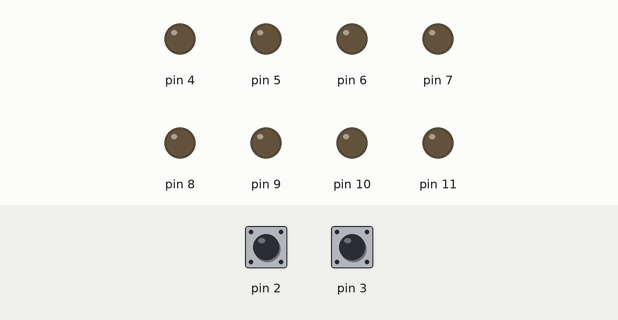
A sketch run on a simulated Arduino Uno, built with avr-gcc and run on an emulated ATmega328P. Parts: output pins drawn as LEDs (lit = HIGH). The inputs (shaded band) are chosen by the test bench; at power-on: pin 2 HIGH, pin 3 HIGH.

Above: at 1.2 s.
1.3 s: pin 2 pulled LOW for 0.15 s
At 2.0 s:
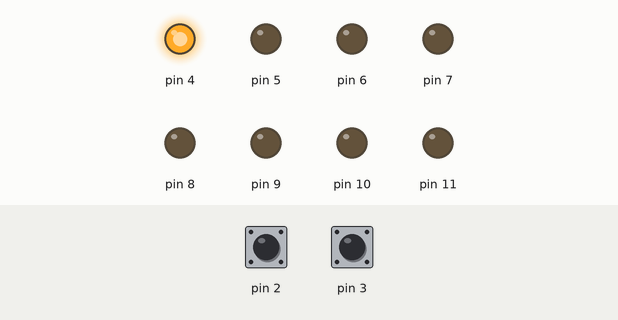
2.9 s: pin 2 pulled LOW for 1 s
At 3.2 s:
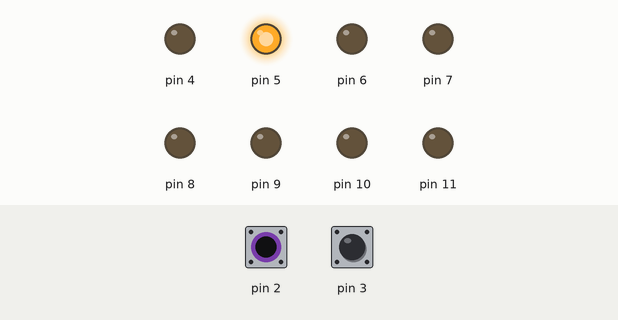
5.4 s: pin 2 pulled LOW for 0.15 s
At 6.3 s:
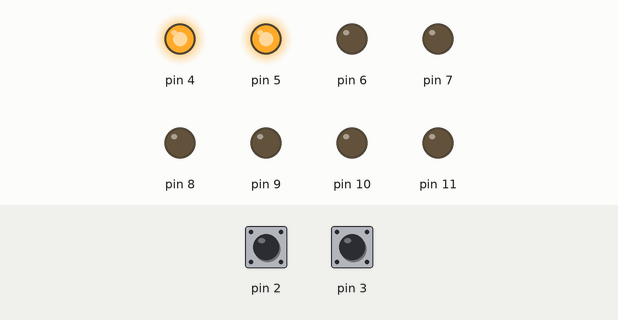
7.0 s: pin 2 pulled LOW for 3.2 s
At 7.6 s:
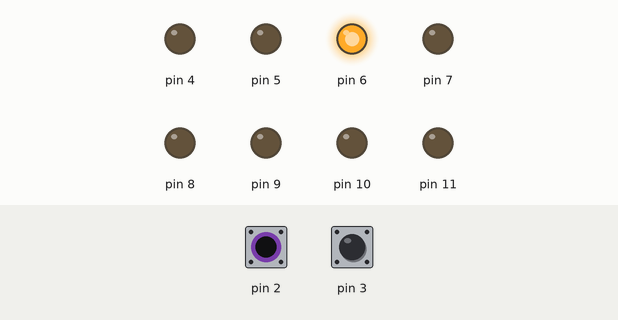
11.7 s: pin 2 pulled LOW for 0.15 s
At 12.3 s:
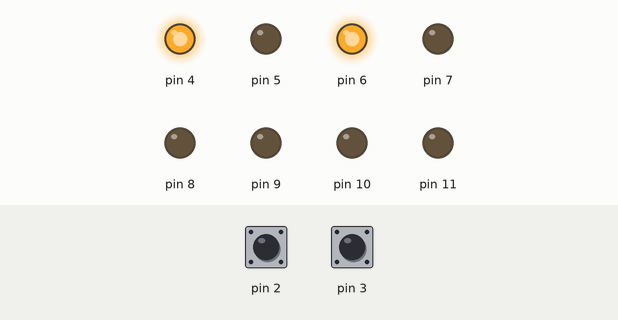
13.3 s: pin 2 pulled LOW for 1 s
At 14.8 s:
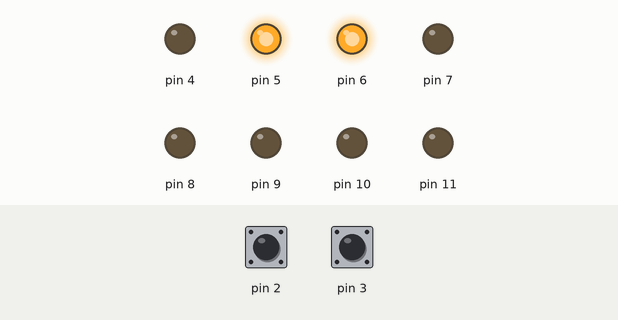
Timing chart, 0 to 16.3 s (numbered marks = the images above; inputs shaded):
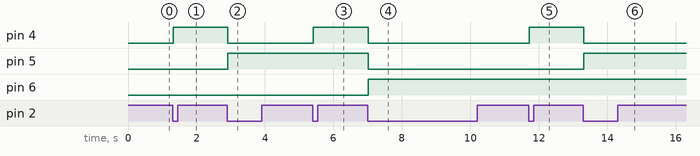

Measured:
- after the input at 1.3 s, pin 4: LOW → HIGH at once
- after the input at 2.9 s, pin 4: HIGH → LOW at once; pin 5: LOW → HIGH at once
- after the input at 5.4 s, pin 4: LOW → HIGH at once
- after the input at 7.0 s, pin 4, pin 5: HIGH → LOW at once; pin 6: LOW → HIGH at once
- after the input at 11.7 s, pin 4: LOW → HIGH at once
- after the input at 13.3 s, pin 4: HIGH → LOW at once; pin 5: LOW → HIGH at once

The sketch:

lab15_checkpoint1.ino
```cpp
#include <avr/io.h>
#include <avr/interrupt.h>
#include <avr/sleep.h>
#include <util/delay.h>

#define RUN_CHECKPOINT_1_1
// #define RUN_CHECKPOINT_1_2

volatile uint8_t counter = 0;

void display_led(uint8_t val) {
  PORTD = (PORTD & 0x0F) | ((val & 0x0F) << 4);
  PORTB = ((val >> 4) & 0x0F);
}

ISR(INT0_vect) {
  _delay_ms(15);
  if (!(PIND & (1 << PIND2))) {
    counter++;
    display_led(counter);
    while (!(PIND & (1 << PIND2)));
    _delay_ms(15);
  }
}

ISR(INT1_vect) {
  _delay_ms(15);
  if (!(PIND & (1 << PIND3))) {
    counter--;
    display_led(counter);
    while (!(PIND & (1 << PIND3)));
    _delay_ms(15);
  }
}

void setup() {
  DDRD = 0b11110000;
  PORTD = 0b00001100;
  DDRB = 0b00001111;
  PORTB = 0b00000000;

  display_led(counter);

  EICRA = 0b00001010;
  EIMSK = 0b00000011;

  sei();
}

void loop() {
#if defined(RUN_CHECKPOINT_1_1)
#elif defined(RUN_CHECKPOINT_1_2)
  set_sleep_mode(SLEEP_MODE_PWR_DOWN);
  sleep_enable();
  sleep_bod_disable();
  sleep_cpu();
  sleep_disable();
#endif
}
```
